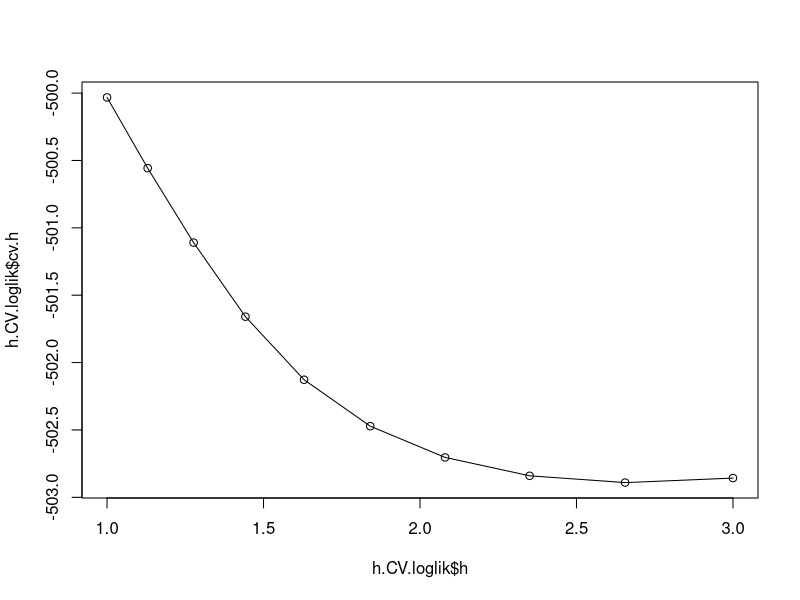
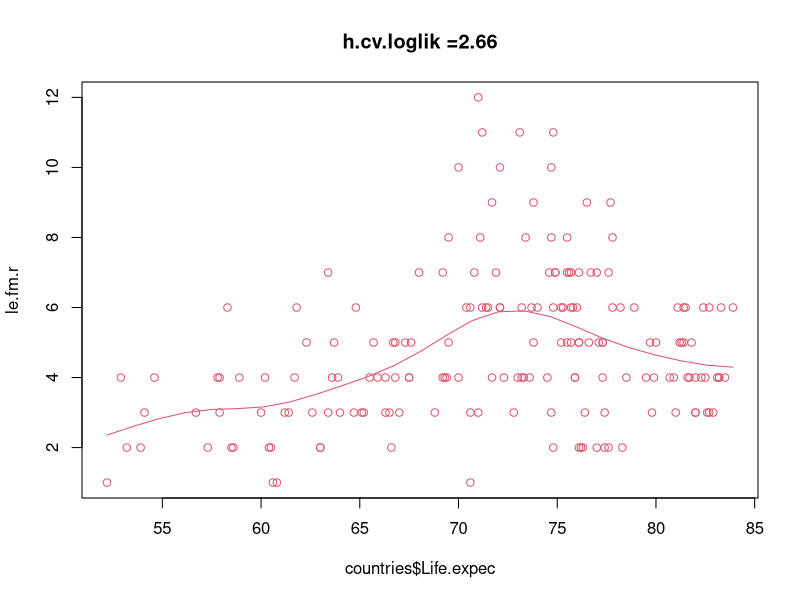

Write R code to recreate these figures, in order.
## ---- chunk 1
knitr::opts_chunk$set(echo = TRUE)
## ---- chunk 2
# Bandwidth choice in the local logistic regression by leave-one-out cross-validation.
# Function "sm.poisson", from library "sm", is used.

# method can be equal to 'loglik.CV' (default) or 'prob.missclas.CV'
h.cv.sm.poison <- function(x,y,rg.h=NULL,l.h=10,method=loglik.CV){
   cv.h <- numeric(l.h)
   if (is.null(rg.h)){
      hh <- c(h.select(x,y,method="cv"),
            h.select(x,y,method="aicc"))#,hcv(x,y))
      rg.h <- range(hh)*c(1/2, 2)# why this change? Just when testing to get larger span of h, can probably be changed back
      
   }
   i <- 0
   gr.h <- exp( seq(log(rg.h[1]), log(rg.h[2]), l=l.h))
   for (h in gr.h){
      i <- i+1
      cv.h[i] <- method(x,y,h)
   }
   return(list(h = gr.h, 
               cv.h = cv.h, 
               h.cv = gr.h[which.min(cv.h)]))
}


# method loglik.CV: leave-one-out log-likelihood 
loglik.CV <- function(x,y,h){
  n <- length(x)
  pred <- sapply(1:n, 
      function(i,x,y,h){
         sm.poisson(x=x[-i],y=y[-i],h=h,eval.points=x[i],display="none")$estimate
      },   x,y,h)
  #faculty <- sapply(1:n, function(i, y){prod(1:y[i])}, y) # do we need this? no not really, its for the scaling factor below but we are not using it

  return(-sum(y*log(pred)-pred)) #-log(faculty) only a scale 
  
}

## ---- chunk 3
countries<-read.csv2(file="HDI.2017.subset.csv",row.names = 1)
#attach(countries)
le.fm.r <- round(countries$le.fm)
library(sm)
## ---- chunk 4
x<- countries$Life.expec
y<- le.fm.r
h=500 # why 500? no reason, could be 1000, or 5000. But 500 is sufficient to get a lot of values :) 
i=3
n = length(x)
#sm.poisson(x=x[-i],y=y[-i],h=h,eval.points=x[i],display="none")$estimate
  pred <- sapply(1:n, 
      function(i,x,y,h){
         sm.poisson(x=x[-i],y=y[-i],h=h,eval.points=x[i],display="none")$estimate
      },   x,y,h)
sum(y*log(pred)-pred)


h.cv.sm.poison(countries$Life.expec, le.fm.r)
## ---- chunk 5
h.CV.loglik <- h.cv.sm.poison(countries$Life.expec,le.fm.r,rg.h=c(1,3),method=loglik.CV)
plot(h.CV.loglik$h,h.CV.loglik$cv.h)
lines(h.CV.loglik$h,h.CV.loglik$cv.h)
## ---- chunk 6
aux <- sm.poisson(countries$Life.expec,le.fm.r,h=h.CV.loglik$h.cv)
title(main=paste("h.cv.loglik =",round(h.CV.loglik$h.cv,2),sep=""))
